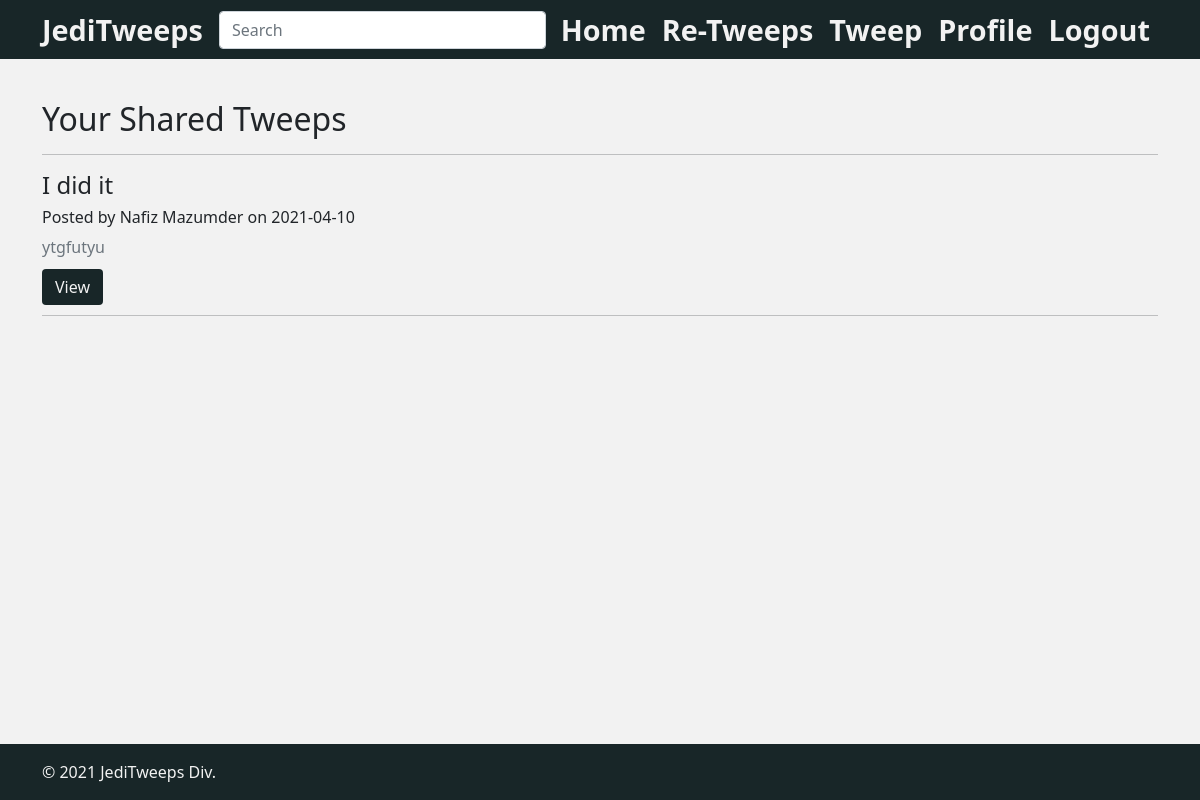
Page /re-tweeps.php (signed in) on the committed database.
### tables this page shows
CREATE TABLE `jedishares` (
  `jedi_user` varchar(255) NOT NULL,
  `jedi_post_id` int(255) NOT NULL
);

CREATE TABLE `jediblog` (
  `jedi_post_id` int(11) NOT NULL,
  `jedi_author` varchar(64) NOT NULL,
  `jedi_post_date` date NOT NULL,
  `jedi_post_category` varchar(64) NOT NULL,
  `jedi_post_title` varchar(256) NOT NULL,
  `jedi_post_content` varchar(2048) NOT NULL
);

### re-tweeps.php (the view, shortened to what this page needs)
<?php
require_once "includes/header.php";
require_once "includes/db.php";
?>
<main id="pg-main-content">
    <div class="container">
        <section class="space-above-below">
            <div class="posted-content">
            </div>
            <h2 class="fw-light"> Your Shared Tweeps </h2>
            <hr>
                <?php
                    $name = $_SESSION['juname'];
                    $querySQL = "SELECT * FROM `jedishares`
                                RIGHT JOIN `jediblog`
                                ON `jedishares`.`jedi_post_id` = `jediblog`.`jedi_post_id`
                                WHERE `jedishares`.`jedi_user` = '$name'";
                    $result = mysqli_query($dbconnection, $querySQL);
                    $count = mysqli_num_rows($result);
                    if ($count > 0) {
                        $id = 1;
                        while ($row = mysqli_fetch_array($result)) {
                            echo '<section id="result', $id, '" class="space-above-below">'."\n";
                            echo '<h4 class="fw-light">', $row['jedi_post_title'], '</h4>'."\n";
                            echo '<h6 class = "fw-light">Posted by ', $row['jedi_author'], ' on ', $row['jedi_post_date'], '</h6>'."\n";
                            echo '<p class="text-muted">', substr($row['jedi_post_content'], 0, 200), '</p>';
                            echo '<a href="post.php?post_id=', $row['jedi_post_id'], '" role="button" class="viewButton">View</a>';
                            echo '</section>';
                            echo '<hr>';
                            $id = $id + 1;
                        }
                    } else {
                        echo 'You havent ReTweeped anything yet!';
                    }
                ?>
        </section>
    </div>
</main>
<?php
require_once "includes/footer.php";
?>

### css/styles.css (style rules this page uses)
hr { z-index: -1; }
body { background-color: #f2f2f2; }
main { min-height: 93vh; }
.posted-content { padding-top: 100px; }
.viewButton { background-color: #182628; color: #f2f2f2; text-decoration: none; border: 1px solid transparent; padding: .375rem .75rem; border-radius: .25rem; min-width: 112px; margin-bottom: 1.75rem; }
a { color: #f2f2f2; text-decoration: none; }

### rows in the picture
jedishares: jedi_post.jedi_post_title "I did it", jedi_post.jedi_author "Nafiz Mazumder", jedi_post.jedi_post_date "2021-04-10", jedi_post.jedi_post_content "ytgfutyu"
